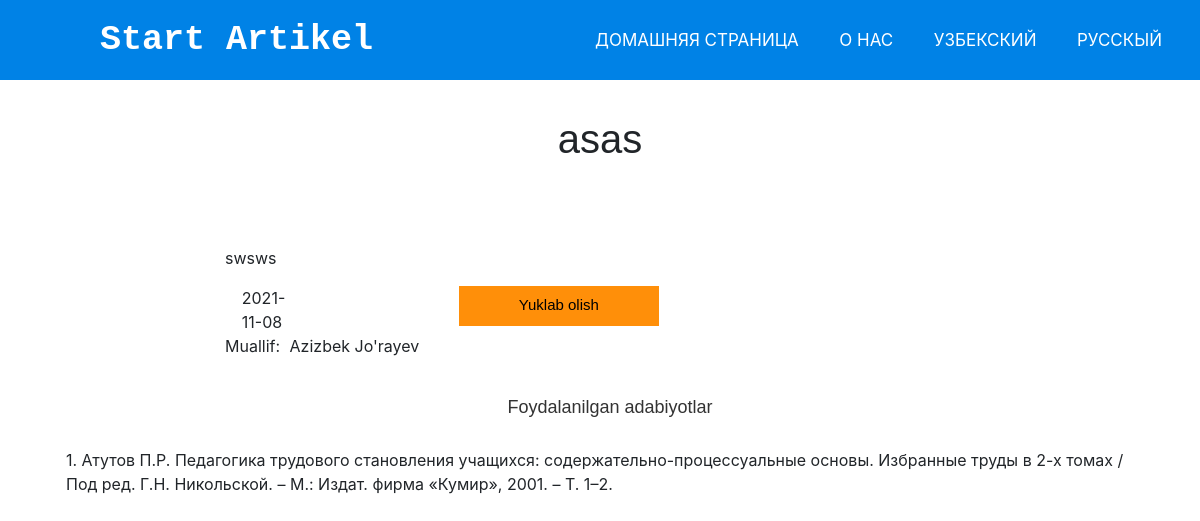
Screenshot of /ru/detail/1 with the database file from the repository.
### languae/models.py (models this page shows, shortened)
class Articles(models.Model):
    title = models.TextField("Название статьи")
    subtitle = RichTextField()
    slug = models.SlugField("*")
    category = models.ForeignKey(Categorys, related_name='categoryies' ,on_delete=models.CASCADE)
    author = models.CharField("Статья Афтори", max_length=50)
    date = models.DateField("Дата Отправки", auto_now=True,)
    class Meta:
        verbose_name = 'Статья'
        verbose_name_plural = 'Статьи'

### languae/views.py (the view)
# urls.py: path("detail/<int:pk>", views.ArticelDetailView.as_view(), name="art_detail"),
class ArticelDetailView(DetailView):
	model = Articles
	template_name = 'russian/detail.html'

### templates/russian/detail.html (shortened to what this page needs)
<!DOCTYPE html>
<html lang="en">
<head>
	<link rel="stylesheet" type="text/css" href="/static/index.css">
	<link rel="stylesheet" type="text/css" href="/static/index.js">
	<link rel="stylesheet" href="https://maxcdn.bootstrapcdn.com/bootstrap/4.0.0/css/bootstrap.min.css">
	<link rel="stylesheet" href="https://cdnjs.cloudflare.com/ajax/libs/font-awesome/5.15.3/css/all.min.css"/>
</head>
<nav>
	<label class="logo">Start Artikel</label>
	<ul>
	  <li><a class="active" href="{% url 'languae:homes' %}">Домашняя страница</a></li>
	  <li><a href="{% url 'languae:abouts' %}">О нас</a></li>
	  <li><a href="/">Узбекский</a></li>
	  <li><a href="#">Русскый</a></li>
	</ul>
  </nav>
<div id="invoice">
	<div class="title" id="">
		<h1> {{object.title}}</h1>
	</div>
	<div class="articel">
		<div class="container">
		<p class="text">
			{% autoescape off %}
				{{object.subtitle}}
			{% endautoescape %}
		</p>
		<div class="foot">
			<div class="znz">
				<p class="data">{{object.date|date:'Y-m-d'}}</p>
			</div>
			<button id="download" >Yuklab olish</button>
			<p>Muallif: <span>{{object.author}}</span></p>
		</div>
	</div>
</div>
</div>
	<div class="book">
		<p class="adr">Foydalanilgan adabiyotlar</p>
		<ul type="1" start="1">
		<li>1.	Атутов П.Р. Педагогика трудового становления учащихся: содержательно-процессуальные основы. Избранные труды в 2-х томах / Под ред. Г.Н. Никольской. – М.: Издат. фирма «Кумир», 2001. – Т. 1–2.</li>
	</ul>
	</div>

### staticfiles/index.css (style rules this page uses)
* { padding: 0; margin: 0; text-decoration: none; list-style: none; box-sizing: border-box; }
nav { background: #0082e6; height: 80px; width: 100%; }
label.logo { color: white; font-size: 35px; line-height: 80px; padding: 0 100px; font-weight: bold; }
nav ul { float: right; margin-right: 20px; }
nav ul li { display: inline-block; line-height: 80px; margin: 0 5px; }
nav ul li a { color: white; font-size: 17px; padding: 7px 13px; border-radius: 3px; text-transform: uppercase; }
.logo { font-family: monospace; }
.container { width: 95%; }
span { margin: 5px 5px; }

### templates/russian/detail.html (style rules this page uses)
* { padding: 0; margin: 0; box-sizing: border-box; text-decoration: none; }
.title { width: 100%; margin: 35px 0; }
.title h1 { text-align: center; font-family: 'Acme', sans-serif; font-family: 'Titillium Web', sans-serif; }
.articel { width: 100%; text-align: justify; }
.container { width: 65%; margin: 0 auto; }
.articel .text { font-size: 21px; font-family: 'Titillium Web', sans-serif; }
.book { width: 100%; margin: 20px 10px; }
.book p { text-align: center; font-family: sans-serif; font-size: 18px; color: #333; }
.book ul { justify-content: space-around; padding: 5px; }
.book ul li { padding: 1px; margin: 5px 50px; justify-content: space-around; }
.foot { width: 100%; display: flex; flex-wrap: wrap; margin: 10px 0; }
.foot .data { margin: 0 20%; }
.foot button { margin: 0 20%; width: 200px; height: 5vh; float: right; background-color: #FF8F09; border: none; cursor: pointer; font-family: sans-serif; font-size: 15px; }

### rows the page displays
Articles: title "asas", subtitle "swsws", date "2021-11-08", author "Azizbek Jo'rayev"
